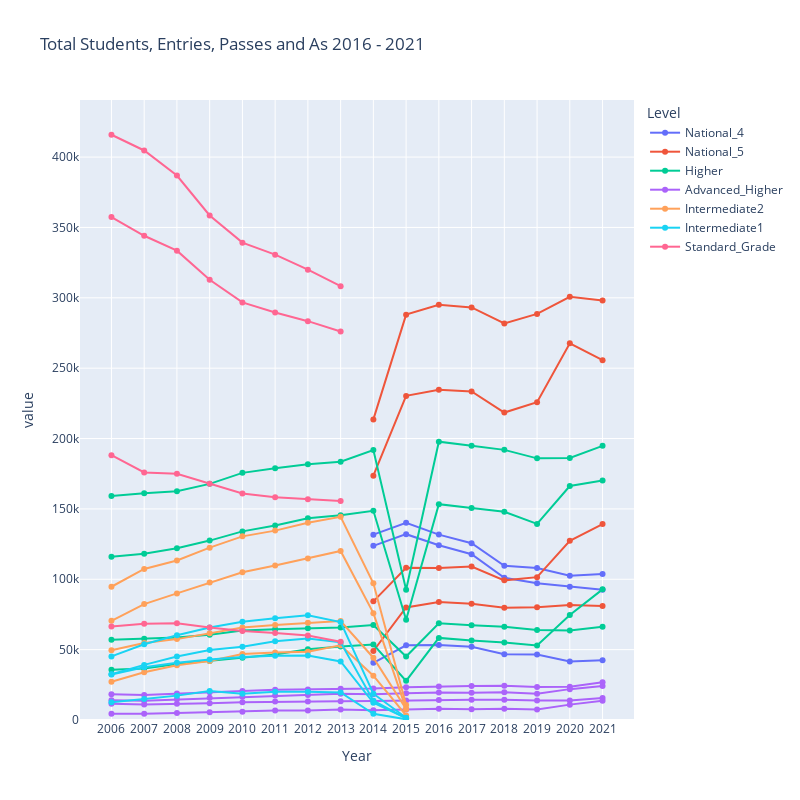

The notebook cell this image was saved under:
### Code cell
# Plot graph

# Create a list of subjects in alphabetical order
subjects = sorted(dfc['Level'].unique())
years = sorted(dfc['Year'].unique())

fig = px.line(dfc, x = "Year", y = ["Students", "Entries", "Passes", "As"], 
                color = "Level",
                #line_dash = 'variable',
                width = 800,
                height = 800,
                category_orders = {'Subject' : subjects, 'Year' : years},
                labels = {"Grades": "Category"},
                title = 'Total Students, Entries, Passes and As 2016 - 2021'
                )

fig.update_traces(mode = "markers+lines")

fig.update_yaxes(matches = None, rangemode = "tozero")

fig.update_traces(mode = "markers+lines")

filename = 'total_students.html'

fig.write_html('./graphs/' + filename)

fig.show()

### Figure 1 — Plotly figure (JSON) as saved in the notebook; plotly's stock layout.template omitted (floating-point values rounded to 4 significant figures)
{"data": [{"hovertemplate": "Level=National_4<br>variable=Students<br>Year=%{x}<br>value=%{y}<extra></extra>", "legendgroup": "National_4", "line": {"color": "#636efa", "dash": "solid"}, "marker": {"symbol": "circle"}, "mode": "markers+lines", "name": "National_4", "orientation": "v", "showlegend": true, "type": "scatter", "x": ["2021", "2020", "2019", "2018", "2017", "2016", "2015", "2014"], "xaxis": "x", "y": [42458, 41639, 46544, 46774, 51970, 53219, 53111, 40641], "yaxis": "y"}, {"hovertemplate": "Level=National_4<br>variable=Entries<br>Year=%{x}<br>value=%{y}<extra></extra>", "legendgroup": "National_4", "line": {"color": "#636efa", "dash": "solid"}, "marker": {"symbol": "circle"}, "mode": "markers+lines", "name": "National_4", "orientation": "v", "showlegend": false, "type": "scatter", "x": ["2021", "2020", "2019", "2018", "2017", "2016", "2015", "2014"], "xaxis": "x", "y": [103660, 102492, 107999, 109644, 125649, 131747, 140151, 131711], "yaxis": "y"}, {"hovertemplate": "Level=National_4<br>variable=Passes<br>Year=%{x}<br>value=%{y}<extra></extra>", "legendgroup": "National_4", "line": {"color": "#636efa", "dash": "solid"}, "marker": {"symbol": "circle"}, "mode": "markers+lines", "name": "National_4", "orientation": "v", "showlegend": false, "type": "scatter", "x": ["2021", "2020", "2019", "2018", "2017", "2016", "2015", "2014"], "xaxis": "x", "y": [92491, 94711, 97221, 101067, 117828, 124141, 132041, 123734], "yaxis": "y"}, {"hovertemplate": "Level=National_4<br>variable=As<br>Year=%{x}<br>value=%{y}<extra></extra>", "legendgroup": "National_4", "line": {"color": "#636efa", "dash": "solid"}, "marker": {"symbol": "circle"}, "mode": "markers+lines", "name": "National_4", "orientation": "v", "showlegend": false, "type": "scatter", "x": ["2021", "2020", "2019", "2018", "2017", "2016", "2015", "2014"], "xaxis": "x", "y": [null, null, null, null, null, null, null, null], "yaxis": "y"}, {"hovertemplate": "Level=National_5<br>variable=Students<br>Year=%{x}<br>value=%{y}<extra></extra>", "legendgroup": "National_5", "line": {"color": "#EF553B", "dash": "solid"}, "marker": {"symbol": "circle"}, "mode": "markers+lines", "name": "National_5", "orientation": "v", "showlegend": true, "type": "scatter", "x": ["2021", "2020", "2019", "2018", "2017", "2016", "2015", "2014"], "xaxis": "x", "y": [81048, 81698, 80046, 79719, 82535, 83917, 79944, 49035], "yaxis": "y"}, {"hovertemplate": "Level=National_5<br>variable=Entries<br>Year=%{x}<br>value=%{y}<extra></extra>", "legendgroup": "National_5", "line": {"color": "#EF553B", "dash": "solid"}, "marker": {"symbol": "circle"}, "mode": "markers+lines", "name": "National_5", "orientation": "v", "showlegend": false, "type": "scatter", "x": ["2021", "2020", "2019", "2018", "2017", "2016", "2015", "2014"], "xaxis": "x", "y": [298137, 300683, 288561, 281735, 293167, 295013, 288034, 213601], "yaxis": "y"}, {"hovertemplate": "Level=National_5<br>variable=Passes<br>Year=%{x}<br>value=%{y}<extra></extra>", "legendgroup": "National_5", "line": {"color": "#EF553B", "dash": "solid"}, "marker": {"symbol": "circle"}, "mode": "markers+lines", "name": "National_5", "orientation": "v", "showlegend": false, "type": "scatter", "x": ["2021", "2020", "2019", "2018", "2017", "2016", "2015", "2014"], "xaxis": "x", "y": [255663, 267644, 225819, 218472, 233412, 234665, 230310, 173648], "yaxis": "y"}, {"hovertemplate": "Level=National_5<br>variable=As<br>Year=%{x}<br>value=%{y}<extra></extra>", "legendgroup": "National_5", "line": {"color": "#EF553B", "dash": "solid"}, "marker": {"symbol": "circle"}, "mode": "markers+lines", "name": "National_5", "orientation": "v", "showlegend": false, "type": "scatter", "x": ["2021", "2020", "2019", "2018", "2017", "2016", "2015", "2014"], "xaxis": "x", "y": [139217, 127375, 101498, 99223, 108997, 107979, 108152, 84317], "yaxis": "y"}, {"hovertemplate": "Level=Higher<br>variable=Students<br>Year=%{x}<br>value=%{y}<extra></extra>", "legendgroup": "Higher", "line": {"color": "#00cc96", "dash": "solid"}, "marker": {"symbol": "circle"}, "mode": "markers+lines", "name": "Higher", "orientation": "v", "showlegend": true, "type": "scatter", "x": ["2021", "2020", "2019", "2018", "2017", "2016", "2015", "2014", "2013", "2012", "2011", "2010", "2009", "2008", "2007", "2006"], "xaxis": "x", "y": [66203, 63522, 63977, 66336, 67357, 68664, 45121, 67420, 65697, 65195, 64516, 63582, 60526, 58595, 57745, 57016], "yaxis": "y"}, {"hovertemplate": "Level=Higher<br>variable=Entries<br>Year=%{x}<br>value=%{y}<extra></extra>", "legendgroup": "Higher", "line": {"color": "#00cc96", "dash": "solid"}, "marker": {"symbol": "circle"}, "mode": "markers+lines", "name": "Higher", "orientation": "v", "showlegend": false, "type": "scatter", "x": ["2021", "2020", "2019", "2018", "2017", "2016", "2015", "2014", "2013", "2012", "2011", "2010", "2009", "2008", "2007", "2006"], "xaxis": "x", "y": [194794, 186227, 185917, 191952, 194804, 197750, 92568, 191859, 183489, 181699, 178925, 175614, 167792, 162576, 161081, 159140], "yaxis": "y"}, {"hovertemplate": "Level=Higher<br>variable=Passes<br>Year=%{x}<br>value=%{y}<extra></extra>", "legendgroup": "Higher", "line": {"color": "#00cc96", "dash": "solid"}, "marker": {"symbol": "circle"}, "mode": "markers+lines", "name": "Higher", "orientation": "v", "showlegend": false, "type": "scatter", "x": ["2021", "2020", "2019", "2018", "2017", "2016", "2015", "2014", "2013", "2012", "2011", "2010", "2009", "2008", "2007", "2006"], "xaxis": "x", "y": [170110, 166284, 139322, 147949, 150639, 153391, 71295, 148684, 145417, 143289, 138274, 134029, 127490, 122050, 118150, 115984], "yaxis": "y"}, {"hovertemplate": "Level=Higher<br>variable=As<br>Year=%{x}<br>value=%{y}<extra></extra>", "legendgroup": "Higher", "line": {"color": "#00cc96", "dash": "solid"}, "marker": {"symbol": "circle"}, "mode": "markers+lines", "name": "Higher", "orientation": "v", "showlegend": false, "type": "scatter", "x": ["2021", "2020", "2019", "2018", "2017", "2016", "2015", "2014", "2013", "2012", "2011", "2010", "2009", "2008", "2007", "2006"], "xaxis": "x", "y": [92839, 74593, 53013, 55083, 56561, 58345, 27840, 53678, 52228, 50341, 46613, 44273, 41997, 39711, 36644, 35664], "yaxis": "y"}, {"hovertemplate": "Level=Advanced_Higher<br>variable=Students<br>Year=%{x}<br>value=%{y}<extra></extra>", "legendgroup": "Advanced_Higher", "line": {"color": "#ab63fa", "dash": "solid"}, "marker": {"symbol": "circle"}, "mode": "markers+lines", "name": "Advanced_Higher", "orientation": "v", "showlegend": true, "type": "scatter", "x": ["2021", "2020", "2019", "2018", "2017", "2016", "2015", "2014", "2013", "2012", "2011", "2010", "2009", "2008", "2007", "2006"], "xaxis": "x", "y": [15686, 13893, 13923, 14438, 14375, 14246, 13943, 13497, 13316, 13128, 13074, 12664, 11984, 11615, 10953, 11490], "yaxis": "y"}, {"hovertemplate": "Level=Advanced_Higher<br>variable=Entries<br>Year=%{x}<br>value=%{y}<extra></extra>", "legendgroup": "Advanced_Higher", "line": {"color": "#ab63fa", "dash": "solid"}, "marker": {"symbol": "circle"}, "mode": "markers+lines", "name": "Advanced_Higher", "orientation": "v", "showlegend": false, "type": "scatter", "x": ["2021", "2020", "2019", "2018", "2017", "2016", "2015", "2014", "2013", "2012", "2011", "2010", "2009", "2008", "2007", "2006"], "xaxis": "x", "y": [26807, 23571, 23465, 24328, 24107, 23794, 23350, 22431, 22119, 21593, 21431, 20585, 19648, 18854, 17831, 18264], "yaxis": "y"}, {"hovertemplate": "Level=Advanced_Higher<br>variable=Passes<br>Year=%{x}<br>value=%{y}<extra></extra>", "legendgroup": "Advanced_Higher", "line": {"color": "#ab63fa", "dash": "solid"}, "marker": {"symbol": "circle"}, "mode": "markers+lines", "name": "Advanced_Higher", "orientation": "v", "showlegend": false, "type": "scatter", "x": ["2021", "2020", "2019", "2018", "2017", "2016", "2015", "2014", "2013", "2012", "2011", "2010", "2009", "2008", "2007", "2006"], "xaxis": "x", "y": [24175, 21938, 18680, 19653, 19381, 19518, 19007, 18281, 18570, 17745, 17449, 16451, 15765, 14688, 13697, 13952], "yaxis": "y"}, {"hovertemplate": "Level=Advanced_Higher<br>variable=As<br>Year=%{x}<br>value=%{y}<extra></extra>", "legendgroup": "Advanced_Higher", "line": {"color": "#ab63fa", "dash": "solid"}, "marker": {"symbol": "circle"}, "mode": "markers+lines", "name": "Advanced_Higher", "orientation": "v", "showlegend": false, "type": "scatter", "x": ["2021", "2020", "2019", "2018", "2017", "2016", "2015", "2014", "2013", "2012", "2011", "2010", "2009", "2008", "2007", "2006"], "xaxis": "x", "y": [13661, 10924, 7504, 7923, 7717, 8031, 7396, 6895, 7493, 6747, 6670, 5932, 5484, 4896, 4494, 4502], "yaxis": "y"}, {"hovertemplate": "Level=Intermediate2<br>variable=Students<br>Year=%{x}<br>value=%{y}<extra></extra>", "legendgroup": "Intermediate2", "line": {"color": "#FFA15A", "dash": "solid"}, "marker": {"symbol": "circle"}, "mode": "markers+lines", "name": "Intermediate2", "orientation": "v", "showlegend": true, "type": "scatter", "x": ["2015", "2014", "2013", "2012", "2011", "2010", "2009", "2008", "2007", "2006"], "xaxis": "x", "y": [7854, 44257, 70307, 69170, 67513, 65742, 61646, 57479, 54684, 49627], "yaxis": "y"}, {"hovertemplate": "Level=Intermediate2<br>variable=Entries<br>Year=%{x}<br>value=%{y}<extra></extra>", "legendgroup": "Intermediate2", "line": {"color": "#FFA15A", "dash": "solid"}, "marker": {"symbol": "circle"}, "mode": "markers+lines", "name": "Intermediate2", "orientation": "v", "showlegend": false, "type": "scatter", "x": ["2015", "2014", "2013", "2012", "2011", "2010", "2009", "2008", "2007", "2006"], "xaxis": "x", "y": [10682, 97124, 144382, 140145, 134573, 130497, 122463, 113388, 107340, 94686], "yaxis": "y"}, {"hovertemplate": "Level=Intermediate2<br>variable=Passes<br>Year=%{x}<br>value=%{y}<extra></extra>", "legendgroup": "Intermediate2", "line": {"color": "#FFA15A", "dash": "solid"}, "marker": {"symbol": "circle"}, "mode": "markers+lines", "name": "Intermediate2", "orientation": "v", "showlegend": false, "type": "scatter", "x": ["2015", "2014", "2013", "2012", "2011", "2010", "2009", "2008", "2007", "2006"], "xaxis": "x", "y": [7858, 75938, 120138, 114745, 109775, 104972, 97635, 89972, 82370, 70498], "yaxis": "y"}, {"hovertemplate": "Level=Intermediate2<br>variable=As<br>Year=%{x}<br>value=%{y}<extra></extra>", "legendgroup": "Intermediate2", "line": {"color": "#FFA15A", "dash": "solid"}, "marker": {"symbol": "circle"}, "mode": "markers+lines", "name": "Intermediate2", "orientation": "v", "showlegend": false, "type": "scatter", "x": ["2015", "2014", "2013", "2012", "2011", "2010", "2009", "2008", "2007", "2006"], "xaxis": "x", "y": [3227, 31487, 53070, 48532, 47959, 46930, 41920, 38951, 33927, 27226], "yaxis": "y"}, {"hovertemplate": "Level=Intermediate1<br>variable=Students<br>Year=%{x}<br>value=%{y}<extra></extra>", "legendgroup": "Intermediate1", "line": {"color": "#19d3f3", "dash": "solid"}, "marker": {"symbol": "circle"}, "mode": "markers+lines", "name": "Intermediate1", "orientation": "v", "showlegend": true, "type": "scatter", "x": ["2015", "2014", "2013", "2012", "2011", "2010", "2009", "2008", "2007", "2006"], "xaxis": "x", "y": [1394, 12241, 41602, 45882, 45645, 44837, 43061, 40693, 37490, 32352], "yaxis": "y"}, {"hovertemplate": "Level=Intermediate1<br>variable=Entries<br>Year=%{x}<br>value=%{y}<extra></extra>", "legendgroup": "Intermediate1", "line": {"color": "#19d3f3", "dash": "solid"}, "marker": {"symbol": "circle"}, "mode": "markers+lines", "name": "Intermediate1", "orientation": "v", "showlegend": false, "type": "scatter", "x": ["2015", "2014", "2013", "2012", "2011", "2010", "2009", "2008", "2007", "2006"], "xaxis": "x", "y": [1553, 18679, 69605, 74383, 72324, 69834, 65735, 60267, 53840, 45174], "yaxis": "y"}, {"hovertemplate": "Level=Intermediate1<br>variable=Passes<br>Year=%{x}<br>value=%{y}<extra></extra>", "legendgroup": "Intermediate1", "line": {"color": "#19d3f3", "dash": "solid"}, "marker": {"symbol": "circle"}, "mode": "markers+lines", "name": "Intermediate1", "orientation": "v", "showlegend": false, "type": "scatter", "x": ["2015", "2014", "2013", "2012", "2011", "2010", "2009", "2008", "2007", "2006"], "xaxis": "x", "y": [1179, 13738, 55159, 57966, 55963, 52115, 49675, 45066, 39163, 32582], "yaxis": "y"}, {"hovertemplate": "Level=Intermediate1<br>variable=As<br>Year=%{x}<br>value=%{y}<extra></extra>", "legendgroup": "Intermediate1", "line": {"color": "#19d3f3", "dash": "solid"}, "marker": {"symbol": "circle"}, "mode": "markers+lines", "name": "Intermediate1", "orientation": "v", "showlegend": false, "type": "scatter", "x": ["2015", "2014", "2013", "2012", "2011", "2010", "2009", "2008", "2007", "2006"], "xaxis": "x", "y": [473, 4434, 19546, 20163, 20101, 18709, 20595, 17314, 14920, 12657], "yaxis": "y"}, {"hovertemplate": "Level=Standard_Grade<br>variable=Students<br>Year=%{x}<br>value=%{y}<extra></extra>", "legendgroup": "Standard_Grade", "line": {"color": "#FF6692", "dash": "solid"}, "marker": {"symbol": "circle"}, "mode": "markers+lines", "name": "Standard_Grade", "orientation": "v", "showlegend": true, "type": "scatter", "x": ["2013", "2012", "2011", "2010", "2009", "2008", "2007", "2006"], "xaxis": "x", "y": [55596, 59966, 61777, 63298, 65705, 68705, 68384, 66365], "yaxis": "y"}, {"hovertemplate": "Level=Standard_Grade<br>variable=Entries<br>Year=%{x}<br>value=%{y}<extra></extra>", "legendgroup": "Standard_Grade", "line": {"color": "#FF6692", "dash": "solid"}, "marker": {"symbol": "circle"}, "mode": "markers+lines", "name": "Standard_Grade", "orientation": "v", "showlegend": false, "type": "scatter", "x": ["2013", "2012", "2011", "2010", "2009", "2008", "2007", "2006"], "xaxis": "x", "y": [308248, 320021, 330690, 339208, 358519, 386915, 404693, 415874], "yaxis": "y"}, {"hovertemplate": "Level=Standard_Grade<br>variable=Passes<br>Year=%{x}<br>value=%{y}<extra></extra>", "legendgroup": "Standard_Grade", "line": {"color": "#FF6692", "dash": "solid"}, "marker": {"symbol": "circle"}, "mode": "markers+lines", "name": "Standard_Grade", "orientation": "v", "showlegend": false, "type": "scatter", "x": ["2013", "2012", "2011", "2010", "2009", "2008", "2007", "2006"], "xaxis": "x", "y": [276027, 283415, 289539, 296737, 312815, 333511, 344101, 357414], "yaxis": "y"}, {"hovertemplate": "Level=Standard_Grade<br>variable=As<br>Year=%{x}<br>value=%{y}<extra></extra>", "legendgroup": "Standard_Grade", "line": {"color": "#FF6692", "dash": "solid"}, "marker": {"symbol": "circle"}, "mode": "markers+lines", "name": "Standard_Grade", "orientation": "v", "showlegend": false, "type": "scatter", "x": ["2013", "2012", "2011", "2010", "2009", "2008", "2007", "2006"], "xaxis": "x", "y": [155626, 156934, 158264, 160895, 167938, 174903, 175947, 188161], "yaxis": "y"}], "layout": {"height": 800, "legend": {"title": {"text": "Level"}, "tracegroupgap": 0}, "title": {"text": "Total Students, Entries, Passes and As 2016 - 2021"}, "width": 800, "xaxis": {"anchor": "y", "categoryarray": ["2006", "2007", "2008", "2009", "2010", "2011", "2012", "2013", "2014", "2015", "2016", "2017", "2018", "2019", "2020", "2021"], "categoryorder": "array", "domain": [0, 1], "title": {"text": "Year"}}, "yaxis": {"anchor": "x", "domain": [0, 1], "rangemode": "tozero", "title": {"text": "value"}}}}
